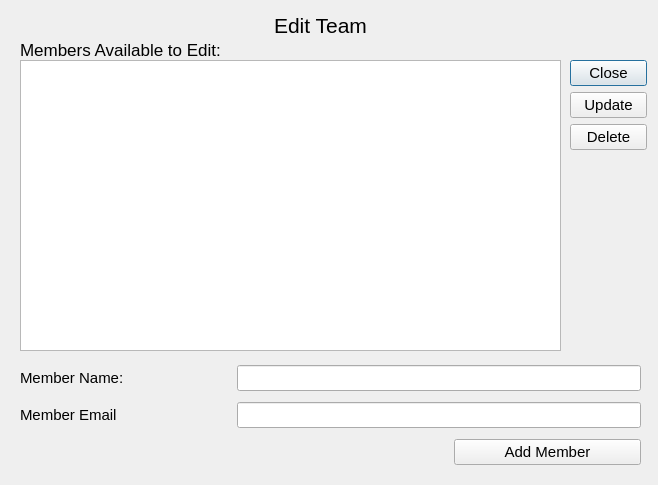
<?xml version="1.0" encoding="UTF-8"?>
<ui version="4.0">
 <class>Dialog</class>
 <widget class="QDialog" name="Dialog">
  <property name="geometry">
   <rect>
    <x>0</x>
    <y>0</y>
    <width>658</width>
    <height>485</height>
   </rect>
  </property>
  <property name="windowTitle">
   <string>Team Editor</string>
  </property>
  <widget class="QLabel" name="edit_members_title">
   <property name="geometry">
    <rect>
     <x>170</x>
     <y>10</y>
     <width>301</width>
     <height>31</height>
    </rect>
   </property>
   <property name="font">
    <font>
     <pointsize>16</pointsize>
     <weight>50</weight>
     <bold>false</bold>
    </font>
   </property>
   <property name="text">
    <string>Edit Team</string>
   </property>
   <property name="alignment">
    <set>Qt::AlignCenter</set>
   </property>
  </widget>
  <widget class="QWidget" name="layoutWidget">
   <property name="geometry">
    <rect>
     <x>570</x>
     <y>60</y>
     <width>77</width>
     <height>92</height>
    </rect>
   </property>
   <layout class="QVBoxLayout" name="verticalLayout">
    <item>
     <widget class="QDialogButtonBox" name="dialogButtonBox">
      <property name="font">
       <font>
        <pointsize>11</pointsize>
       </font>
      </property>
      <property name="orientation">
       <enum>Qt::Horizontal</enum>
      </property>
      <property name="standardButtons">
       <set>QDialogButtonBox::Close</set>
      </property>
     </widget>
    </item>
    <item>
     <widget class="QPushButton" name="update_member_button">
      <property name="font">
       <font>
        <pointsize>11</pointsize>
       </font>
      </property>
      <property name="text">
       <string>Update</string>
      </property>
     </widget>
    </item>
    <item>
     <widget class="QPushButton" name="delete_member_button">
      <property name="font">
       <font>
        <pointsize>11</pointsize>
       </font>
      </property>
      <property name="text">
       <string>Delete</string>
      </property>
     </widget>
    </item>
   </layout>
  </widget>
  <widget class="QLabel" name="member_list_header">
   <property name="geometry">
    <rect>
     <x>20</x>
     <y>40</y>
     <width>301</width>
     <height>20</height>
    </rect>
   </property>
   <property name="font">
    <font>
     <pointsize>13</pointsize>
     <weight>50</weight>
     <bold>false</bold>
    </font>
   </property>
   <property name="text">
    <string>Members Available to Edit:</string>
   </property>
   <property name="alignment">
    <set>Qt::AlignLeading|Qt::AlignLeft|Qt::AlignVCenter</set>
   </property>
  </widget>
  <widget class="QListWidget" name="members_in_team">
   <property name="geometry">
    <rect>
     <x>20</x>
     <y>60</y>
     <width>541</width>
     <height>291</height>
    </rect>
   </property>
  </widget>
  <widget class="QWidget" name="layoutWidget">
   <property name="geometry">
    <rect>
     <x>20</x>
     <y>360</y>
     <width>621</width>
     <height>111</height>
    </rect>
   </property>
   <layout class="QGridLayout" name="gridLayout">
    <item row="0" column="0">
     <widget class="QLabel" name="member_add_name_label">
      <property name="font">
       <font>
        <pointsize>11</pointsize>
        <weight>50</weight>
        <bold>false</bold>
       </font>
      </property>
      <property name="text">
       <string>Member Name:</string>
      </property>
     </widget>
    </item>
    <item row="0" column="1" colspan="2">
     <widget class="QLineEdit" name="member_to_add_name">
      <property name="font">
       <font>
        <pointsize>11</pointsize>
       </font>
      </property>
     </widget>
    </item>
    <item row="1" column="0">
     <widget class="QLabel" name="member_to_add_email_2">
      <property name="font">
       <font>
        <pointsize>11</pointsize>
        <weight>50</weight>
        <bold>false</bold>
       </font>
      </property>
      <property name="text">
       <string>Member Email</string>
      </property>
     </widget>
    </item>
    <item row="1" column="1" colspan="2">
     <widget class="QLineEdit" name="member_to_add_email">
      <property name="font">
       <font>
        <pointsize>11</pointsize>
       </font>
      </property>
     </widget>
    </item>
    <item row="2" column="0" colspan="2">
     <spacer name="horizontalSpacer">
      <property name="orientation">
       <enum>Qt::Horizontal</enum>
      </property>
      <property name="sizeHint" stdset="0">
       <size>
        <width>428</width>
        <height>20</height>
       </size>
      </property>
     </spacer>
    </item>
    <item row="2" column="2">
     <widget class="QPushButton" name="add_member_button">
      <property name="font">
       <font>
        <pointsize>11</pointsize>
       </font>
      </property>
      <property name="text">
       <string>Add Member</string>
      </property>
     </widget>
    </item>
   </layout>
  </widget>
 </widget>
 <resources/>
 <connections>
  <connection>
   <sender>dialogButtonBox</sender>
   <signal>accepted()</signal>
   <receiver>Dialog</receiver>
   <slot>accept()</slot>
   <hints>
    <hint type="sourcelabel">
     <x>248</x>
     <y>254</y>
    </hint>
    <hint type="destinationlabel">
     <x>157</x>
     <y>274</y>
    </hint>
   </hints>
  </connection>
  <connection>
   <sender>dialogButtonBox</sender>
   <signal>rejected()</signal>
   <receiver>Dialog</receiver>
   <slot>reject()</slot>
   <hints>
    <hint type="sourcelabel">
     <x>316</x>
     <y>260</y>
    </hint>
    <hint type="destinationlabel">
     <x>286</x>
     <y>274</y>
    </hint>
   </hints>
  </connection>
 </connections>
</ui>
